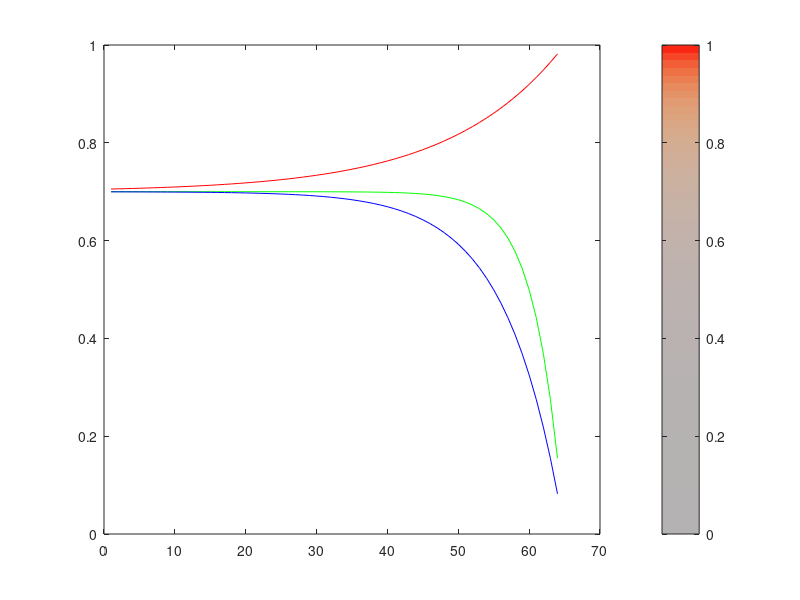

Write MATLAB code to recreate this figure.



r_width=16;
g_width=4;
g_width2=5;
b_width=8;
x0=16; %make smaller to move yellow closer to red
% yellow='y';
yellow='n'

%%%%%%%%%%%%%%%%%%%%%%%%%%%%%%%%%%%%%%%%%
x=64:-1:1;
%
r=.3*exp(-x/r_width)+.7; 
%
if yellow=='y'
    g=.7*(1-exp(-x/g_width))+.3*exp((-(x-x0).^2)/(2*g_width2^2));
else
    g=.7*(1-exp(-x/g_width));
end
% 
b=.7*(1-exp(-x/b_width));

cm=[r' g' b'];
cm(find(cm>1))=1; cm(find(cm<0))=0;


clf, plot(r,'r'),hold on, plot(g,'g'),plot(b,'b'), colorbar, colormap(cm)


